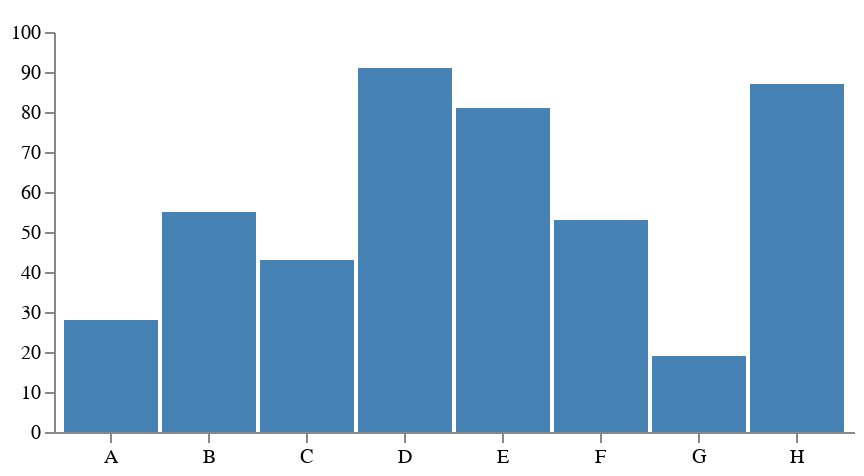

The notebook cell this image was saved under:
### Code cell
import $ivy.`io.github.quafadas::dedav4s:0.10.0-RC2`

import viz.PlotTargets.almond
import viz.vegaFlavour
import viz.Plottable.*
viz.vega.plots.SpecUrl.BarChart.plot

### Figure 1 — Vega specification as saved in the notebook (floating-point values rounded to 4 significant figures)
{"$schema": "https://vega.github.io/schema/vega/v6.json", "axes": [{"orient": "bottom", "scale": "xscale"}, {"orient": "left", "scale": "yscale"}], "data": [{"name": "table", "values": [{"amount": 28, "category": "A"}, {"amount": 55, "category": "B"}, {"amount": 43, "category": "C"}, {"amount": 91, "category": "D"}, {"amount": 81, "category": "E"}, {"amount": 53, "category": "F"}, {"amount": 19, "category": "G"}, {"amount": 87, "category": "H"}]}], "description": "A basic bar chart example, with value labels shown upon pointer hover.", "height": 200, "marks": [{"encode": {"enter": {"width": {"band": 1, "scale": "xscale"}, "x": {"field": "category", "scale": "xscale"}, "y": {"field": "amount", "scale": "yscale"}, "y2": {"scale": "yscale", "value": 0}}, "hover": {"fill": {"value": "red"}}, "update": {"fill": {"value": "steelblue"}}}, "from": {"data": "table"}, "type": "rect"}, {"encode": {"enter": {"align": {"value": "center"}, "baseline": {"value": "bottom"}, "fill": {"value": "#333"}}, "update": {"fillOpacity": [{"test": "datum === tooltip", "value": 0}, {"value": 1}], "text": {"signal": "tooltip.amount"}, "x": {"band": 0.5, "scale": "xscale", "signal": "tooltip.category"}, "y": {"offset": -2, "scale": "yscale", "signal": "tooltip.amount"}}}, "type": "text"}], "padding": 5, "scales": [{"domain": {"data": "table", "field": "category"}, "name": "xscale", "padding": 0.05, "range": "width", "round": true, "type": "band"}, {"domain": {"data": "table", "field": "amount"}, "name": "yscale", "nice": true, "range": "height"}], "signals": [{"name": "tooltip", "on": [{"events": "rect:pointerover", "update": "datum"}, {"events": "rect:pointerout", "update": "{}"}], "value": {}}], "width": 400}
